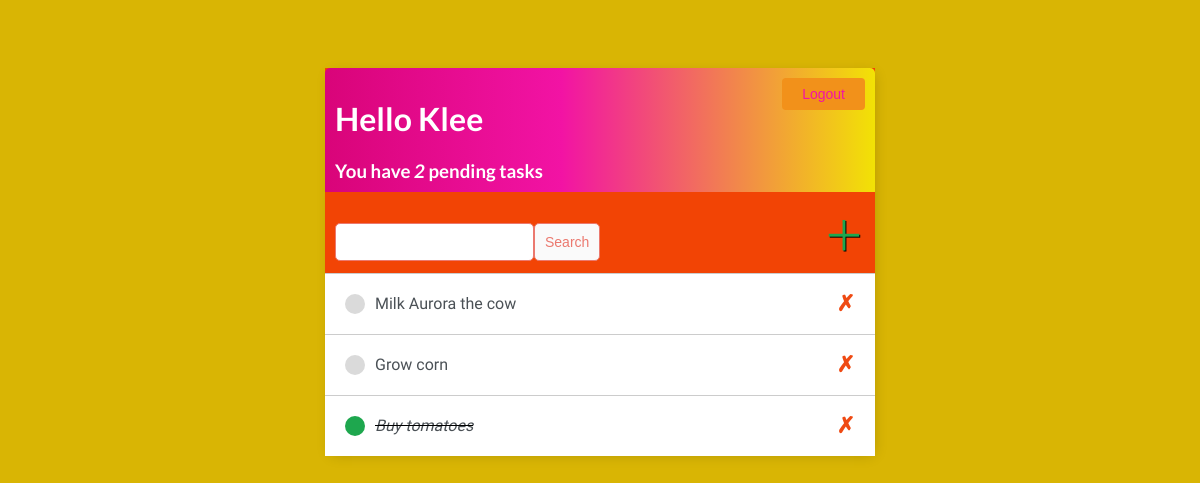
Page / (signed in) on the earlier database version.
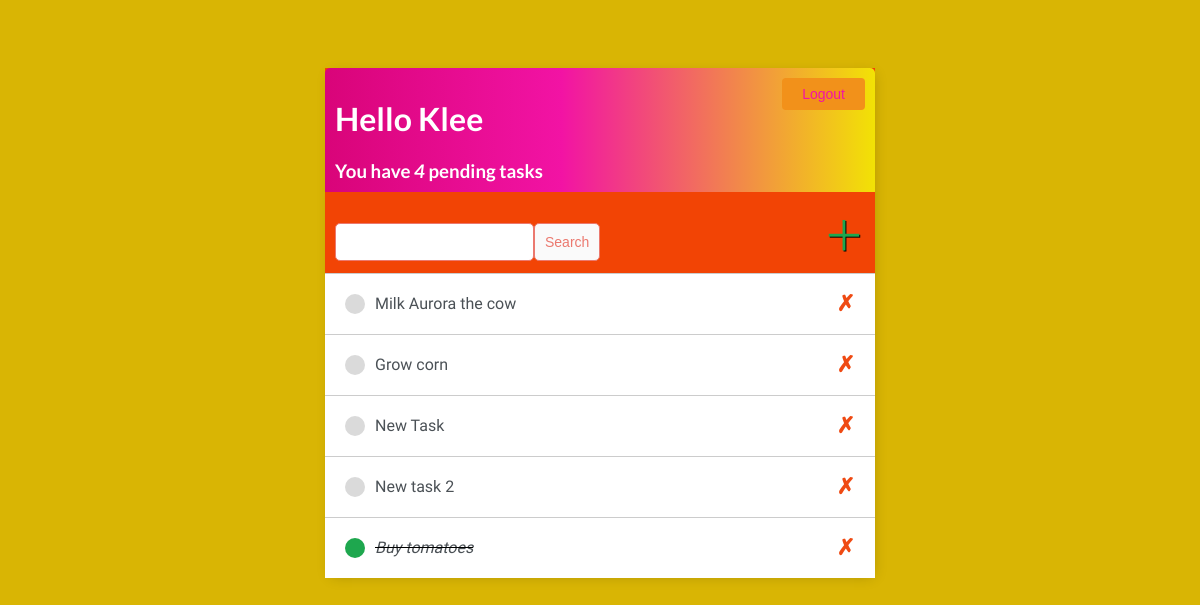
Same page on the later database version.
### base/models.py (models this page shows)
class Task(models.Model):
    user = models.ForeignKey(User, on_delete=models.CASCADE, null=True, blank=True)
    title = models.CharField(max_length=200)
    description = models.TextField(null=True, blank=True)
    completed = models.BooleanField(default=False)
    created_at = models.DateTimeField(auto_now_add=True)
    def __str__(self):
        return self.title
    class Meta:
        ordering = ['completed']

### base/views.py (the view)
# urls.py: path('', ListTasks.as_view(), name='tasks'),
class ListTasks(LoginRequiredMixin, ListView):
    model = Task
    context_object_name = 'Tasks'
    template_name = 'base/task_list.html'
    def get_context_data(self, **kwarg):
        context = super().get_context_data(**kwarg)
        context['Tasks'] = context['Tasks'].filter(user=self.request.user)
        context['count'] = context['Tasks'].filter(completed=False).count()
        query = self.request.GET.get('search-area') or ''
        if query:
            context['Tasks'] = context['Tasks'].filter(title__icontains=query)
        context['query'] = query
        return context

### base/templates/base/task_list.html (shortened to what this page needs)
{% extends 'base/main.html' %}
{%  block content %}
    <div class="top-bar">
        <div>
            <h1>Hello {{ request.user|title }}</h1>
            <h3 style="margin: 0">You have <i>{{ count }}</i> pending task{{ count|pluralize }}</h3>
        </div>
        {% if request.user.is_authenticated %}
            <form action="{% url 'logout' %}" method="post">
                <input type="submit" value="Logout"/>
            </form>
        {% else %}
            <a href="{% url 'login' %}">Login</a>
        {% endif %}
    </div>
    <div id="wrapper-add-search">
        <form method="get" style="margin-top: 20px; display: flex;">
            <input type="Text" name="search-area" value="{{ query }}" />
            <input class="button" type="submit" value="Search" />
        </form>
        <a id="link-add" href="{% url 'create' %}">&#xFF0B;</a>
    </div>
    <div class="wrapper-tasks-items">
        {% for task in Tasks %}
            <div class="wrapper-task">
                {% if task.completed %}
                    <div class="task-title">
                        <div class="icon-task-complete"></div>
                        <i><s><a href="{% url 'update' task.id %}">{{ task }}</a></s></i>
                    </div>
                    <a class="delete-link" href="{% url 'delete' task.id %}">&#x2717;</a>
                {% else %}
                    <div class="task-title">
                        <div class="icon-task-incomplete"></div>
                        <a href="{% url 'update' task.id %}">{{ task }}</a>
                    </div>
                    <a class="delete-link" href="{% url 'delete' task.id %}">&#x2717;</a>
                {% endif %}
            </div>
            {% empty %}
            <p>No tasks yet.</p>
        {% endfor %}
    </div>
{%  endblock content %}

### base/templates/base/main.html (shortened to what this page needs)
<!DOCTYPE html>
<html lang="en">
<head>
</head>
<body>
    <div class="container">
        {% block content %}
        {% endblock content %}
    </div>
</body>
</html>

### base/templates/base/main.html (style rules this page uses)
body { background-color: #D9B504; font-family: 'Abel', sans-serif; padding-top: 60px; }
.container { max-width: 550px; margin: auto; background-color: #F24405; -webkit-box-shadow: 2px 2px 13px -4px rgba(0, 0, 0, 0.21); box-shadow: 2px 2px 13px -4px rgba(0, 0, 0, 0.21); }
h1, h2, h3, h4, h5, h6 { font-family: 'Lato', sans-serif; }
a, p { color: #F2E205; }
.top-bar { display: flex; justify-content: space-between; color: #fff; padding: 10px; border-radius: 5px 5px 0 0; background: linear-gradient(90deg, #D90479 0%, #F213A4 43%, #F2E205 100%); }
.top-bar input { padding: 8px 20px; border: none; border-radius: 4px; font-size: 14px; color: #F213A4; background-color: #F2911A; cursor: pointer; transition: background-color 0.3s ease; }
.wrapper-task { display: flex; align-items: center; justify-content: space-between; padding: 20px; background-color: #fff; border-top: 1px solid rgb(204, 204, 204); }
.task-title { display: flex; }
.task-title a { text-decoration: none; color: #4B5156; margin-left: 10px; }
.icon-task-complete { height: 20px; width: 20px; background-color: #1EA74E; border-radius: 50px; }
.icon-task-incomplete { height: 20px; width: 20px; background-color: rgb(218, 218, 218); border-radius: 50px; }
.delete-link { text-decoration: none; font-weight: 900; color: #EF4A13; font-size: 22px; line-height: 0; }
#wrapper-add-search { display: flex; justify-content: space-between; align-items: center; padding: 10px; }
#link-add { color: #1EA74E; text-decoration: none; font-size: 42px; text-shadow: 1px 1px #000; }
input[type="text"], input[type="password"], textarea { border: 1px solid #EB796F; border-radius: 5px; padding: 10px; width: 90%; }
.button { border: 1px solid #EB796F; background-color: #FAFAFA; color: #EB796F; padding: 10px; font-size: 14px; border-radius: 5px; cursor: pointer; text-decoration: none; }

Differences in the rows shown:
added Task: title "New Task"
added Task: title "New task 2"
Other differences:
{{ count }}: "2" → "4"
